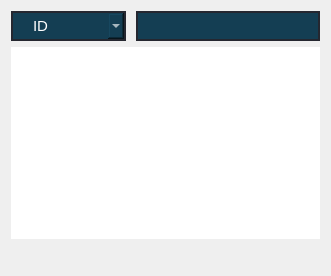
           <widget class="QWidget" name="lista_1">
            <layout class="QVBoxLayout" name="verticalLayout_5">
             <item>
              <widget class="QFrame" name="frame_6">
               <property name="minimumSize">
                <size>
                 <width>0</width>
                 <height>30</height>
                </size>
               </property>
               <property name="frameShape">
                <enum>QFrame::NoFrame</enum>
               </property>
               <property name="frameShadow">
                <enum>QFrame::Raised</enum>
               </property>
               <layout class="QHBoxLayout" name="horizontalLayout_6">
                <property name="spacing">
                 <number>10</number>
                </property>
                <property name="leftMargin">
                 <number>0</number>
                </property>
                <property name="topMargin">
                 <number>0</number>
                </property>
                <property name="rightMargin">
                 <number>0</number>
                </property>
                <property name="bottomMargin">
                 <number>0</number>
                </property>
                <item>
                 <widget class="QComboBox" name="sort_obj">
                  <property name="minimumSize">
                   <size>
                    <width>100</width>
                    <height>30</height>
                   </size>
                  </property>
                  <property name="styleSheet">
                   <string notr="true">QComboBox{
font-size:15px;
border: 2px solid rgb(37, 39,48);
border-radius:20px;
color:#FFF;
padding-left:20px;
padding-right:20px;
background-color: rgb(20, 62, 83);
}
QComboBox:hover{
border: 2px solid rgb(30, 94, 126);
}
QComboBox:focus{
border: 2px solid rgb(85, 170, 255);
background-color: rgb(24, 77, 104);
}</string>
                  </property>
                  <item>
                   <property name="text">
                    <string>ID</string>
                   </property>
                  </item>
                  <item>
                   <property name="text">
                    <string>ime</string>
                   </property>
                  </item>
                  <item>
                   <property name="text">
                    <string>prezime</string>
                   </property>
                  </item>
                  <item>
                   <property name="text">
                    <string>struka</string>
                   </property>
                  </item>
                  <item>
                   <property name="text">
                    <string>pozicija</string>
                   </property>
                  </item>
                 </widget>
                </item>
                <item>
                 <widget class="QLineEdit" name="naziv_sort">
                  <property name="minimumSize">
                   <size>
                    <width>0</width>
                    <height>30</height>
                   </size>
                  </property>
                  <property name="styleSheet">
                   <string notr="true">QLineEdit{
border: 2px solid rgb(37, 39,48);
font-size:15px;
border-radius:20px;
color:#FFF;
padding-left:20px;
padding-right:20px;
background-color: rgb(20, 62, 83);
}
QLineEdit:hover{
border: 2px solid rgb(30, 94, 126);
}
QLineEdit:focus{
border: 2px solid rgb(85, 170, 255);
background-color: rgb(24, 77, 104);
}</string>
                  </property>
                 </widget>
                </item>
               </layout>
              </widget>
             </item>
             <item>
              <widget class="QTableView" name="pregled_R">
               <property name="font">
                <font>
                 <family>Yu Gothic UI Semibold</family>
                 <pointsize>12</pointsize>
                 <weight>75</weight>
                 <bold>true</bold>
                </font>
               </property>
               <property name="styleSheet">
                <string notr="true">QTableView{
	color: rgb(255, 255, 255);
	border-left:3px solid rgb(85, 170, 255);
}
QScrollBar:vertical {
	border: none;
    background: rgb(37, 39,48);
    width: 14px;
    margin: 15px 0 15px 0;
	border-radius: 0px;
 }

/*  HANDLE BAR VERTICAL */
QScrollBar::handle:vertical {	
	background-color: rgb(80, 80, 122);
	min-height: 30px;
	border-radius: 7px;
}
QScrollBar::handle:vertical:hover{	
	background-color: rgb(85, 170, 255);
}
QScrollBar::handle:vertical:pressed {	
	background-color: rgb(85, 170, 255);
}

/* BTN TOP - SCROLLBAR */
QScrollBar::sub-line:vertical {
	border: none;
	background-color:#42475E;
	height: 20px;
	subcontrol-position: top;
	subcontrol-origin: margin;
}
QScrollBar::sub-line:vertical:hover {	
	background-color: rgb(255, 0, 127);
}
QScrollBar::sub-line:vertical:pressed {	
	background-color: rgb(185, 0, 92);
}

/* BTN BOTTOM - SCROLLBAR */
QScrollBar::add-line:vertical {
	border: none;
	background-color: rgb(59, 59, 90);
	height: 15px;
	subcontrol-position: bottom;
	subcontrol-origin: margin;
}
QScrollBar::add-line:vertical:hover {	
	background-color: rgb(255, 0, 127);
}
QScrollBar::add-line:vertical:pressed {	
	background-color: rgb(85, 170, 255);
}

/* RESET ARROW */
QScrollBar::up-arrow:vertical, QScrollBar::down-arrow:vertical {
	background: none;
}
QScrollBar::add-page:vertical, QScrollBar::sub-page:vertical {
	background: none;
}
</string>
               </property>
               <property name="frameShape">
                <enum>QFrame::NoFrame</enum>
               </property>
               <property name="frameShadow">
                <enum>QFrame::Plain</enum>
               </property>
               <property name="selectionMode">
                <enum>QAbstractItemView::SingleSelection</enum>
               </property>
               <property name="selectionBehavior">
                <enum>QAbstractItemView::SelectItems</enum>
               </property>
               <property name="iconSize">
                <size>
                 <width>999</width>
                 <height>1000</height>
                </size>
               </property>
               <property name="verticalScrollMode">
                <enum>QAbstractItemView::ScrollPerItem</enum>
               </property>
               <property name="horizontalScrollMode">
                <enum>QAbstractItemView::ScrollPerItem</enum>
               </property>
               <property name="gridStyle">
                <enum>Qt::SolidLine</enum>
               </property>
               <property name="sortingEnabled">
                <bool>true</bool>
               </property>
               <attribute name="horizontalHeaderVisible">
                <bool>false</bool>
               </attribute>
               <attribute name="horizontalHeaderCascadingSectionResizes">
                <bool>true</bool>
               </attribute>
               <attribute name="horizontalHeaderMinimumSectionSize">
                <number>100</number>
               </attribute>
               <attribute name="horizontalHeaderShowSortIndicator" stdset="0">
                <bool>false</bool>
               </attribute>
               <attribute name="horizontalHeaderStretchLastSection">
                <bool>true</bool>
               </attribute>
               <attribute name="verticalHeaderVisible">
                <bool>false</bool>
               </attribute>
               <attribute name="verticalHeaderCascadingSectionResizes">
                <bool>true</bool>
               </attribute>
               <attribute name="verticalHeaderMinimumSectionSize">
                <number>50</number>
               </attribute>
               <attribute name="verticalHeaderDefaultSectionSize">
                <number>50</number>
               </attribute>
               <attribute name="verticalHeaderShowSortIndicator" stdset="0">
                <bool>false</bool>
               </attribute>
               <attribute name="verticalHeaderStretchLastSection">
                <bool>false</bool>
               </attribute>
              </widget>
             </item>
             <item>
              <widget class="QLabel" name="error_label_3">
               <property name="font">
                <font>
                 <family>Source Code Pro Semibold</family>
                 <pointsize>11</pointsize>
                 <weight>75</weight>
                 <bold>true</bold>
                </font>
               </property>
               <property name="styleSheet">
                <string notr="true">QLabel{color : red;
border:0;
}</string>
               </property>
               <property name="text">
                <string/>
               </property>
              </widget>
             </item>
            </layout>
           </widget>
